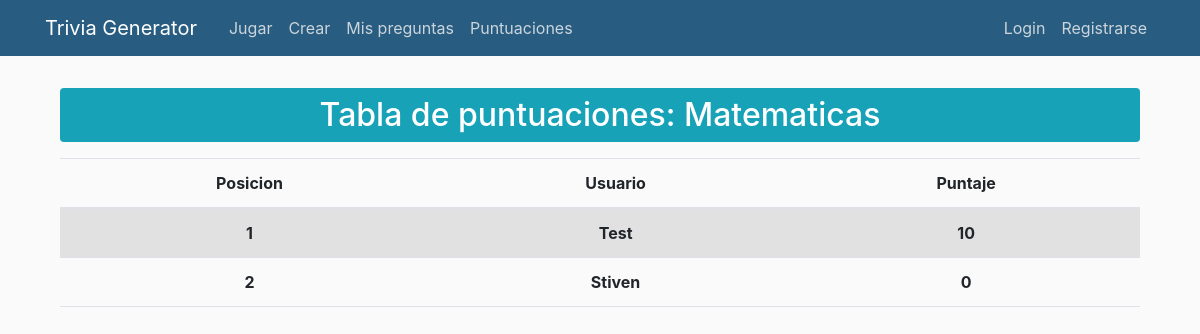
The page /tablero/1 on the database its author committed.
### TGApp/models.py (models this page shows, shortened)
class Trivia(models.Model):
    autor = models.ForeignKey(User, on_delete=models.CASCADE, null=True)
    id = models.AutoField(primary_key=True)
    nombre = models.CharField(max_length=100)
    Tipo = models.CharField(max_length=100)
    def __str__(self):
        return self.Tipo

class UsuarioTrivia(models.Model):
    usuario = models.ForeignKey(User, on_delete=models.CASCADE)
    puntajeTotal = models.DecimalField(verbose_name='Puntaje Total', default=0, decimal_places=0, max_digits=10)
    trivia = models.ForeignKey(Trivia, on_delete=models.CASCADE, null=False)

### TGApp/views.py (the view)
# urls.py: path('tablero/<int:trivia_id>', views.tablero, name='tablero'),
def tablero(request, trivia_id):
    trivia = Trivia.objects.get(id=trivia_id)
    total_usuarios_quiz = UsuarioTrivia.objects.filter(trivia=trivia).order_by('-puntajeTotal')
    contador = total_usuarios_quiz.count()
    context = {
        'trivia':trivia,
        'usuario_quiz':total_usuarios_quiz[:10],
        'contar_user':contador
    }
    return render(request, 'jugar/tablero.html', context)

### TGApp/templates/jugar/tablero.html
{% extends "TGApp/base.html" %}
{% block contenido %}
{% if contar_user == 0 %}
	<div class="container">
		<div class="mt-2 p-3 bg-background text-body rounded">
			<h2 class="text-center">
				No hay puntuaciones registradas.
			</h2>
		</div>
	</div>
{% else %}
	<div class="container">
		<h2 class="mb-3 p-2 text-center bg-info text-white rounded">
			Tabla de puntuaciones: {{ trivia }}
		</h2>
		<table class="table table-striped table-bodered">
			<thead>
				<tr class="text-center">
					<th>Posicion</th>
					<th>Usuario</th>
					<th>Puntaje</th>
				</tr>
			</thead>
			<tbody>
				{% for user_quiz in usuario_quiz %}
					<tr class="text-center">
						<th>{{forloop.counter}}</th>
						<th>{{user_quiz.usuario.username}}</th>
						<th>{{user_quiz.puntajeTotal}}</th>
					</tr>
				{% endfor %}
			</tbody>
		</table>
	</div>
{% endif %}
{% endblock %}

### TGApp/static/TGApp/main.css (style rules this page uses)
body { background: #fafafa; margin-top: 5rem; }
h1, h2, h3, h4, h5, h6 { color: #444444; }

### rows shown on the page
Trivia: Tipo "Matematicas"
UsuarioTrivia: usuario.username "Test", puntajeTotal "10"
UsuarioTrivia: usuario.username "Stiven", puntajeTotal "0"
